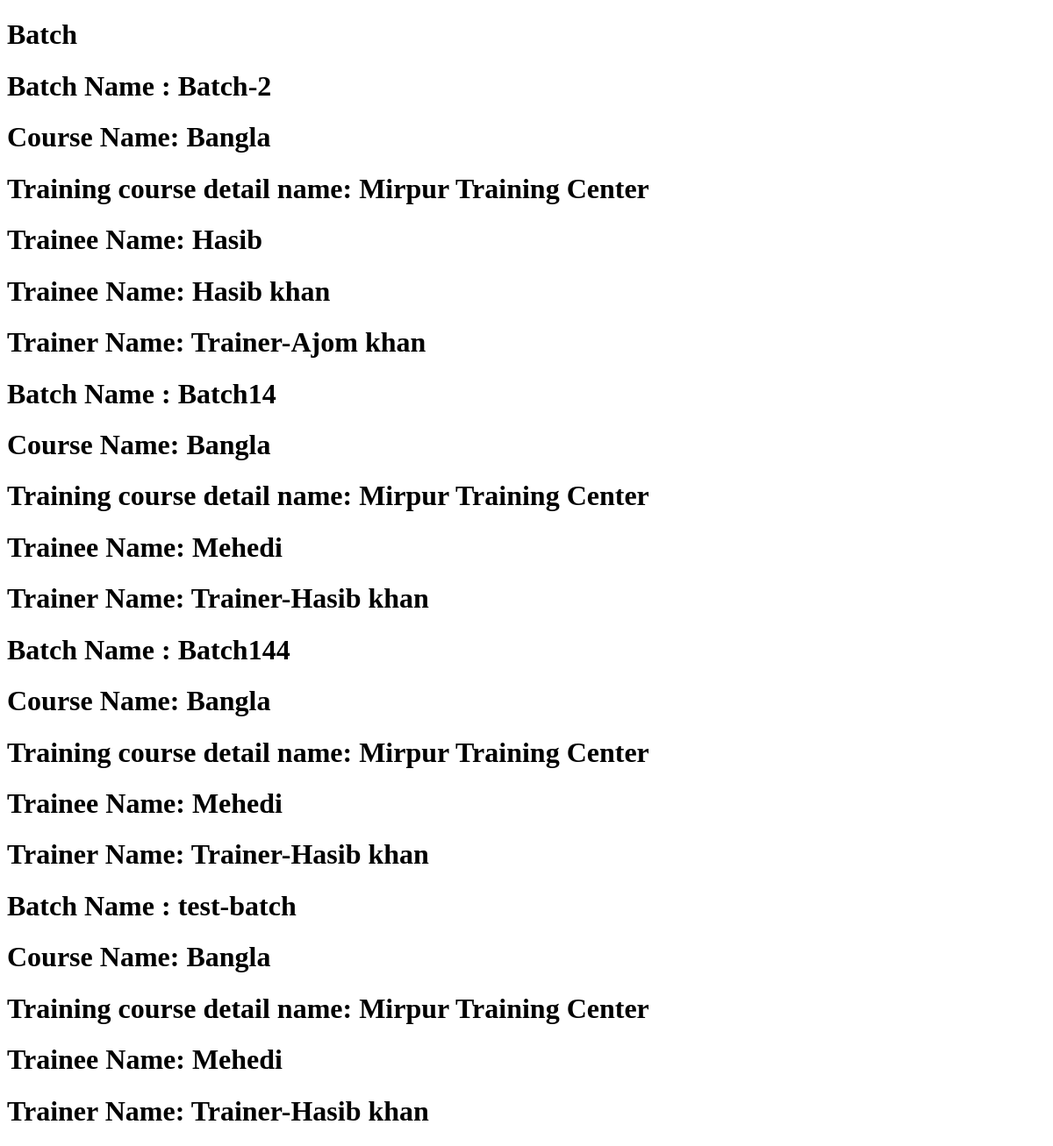
Before: / with the older database file.
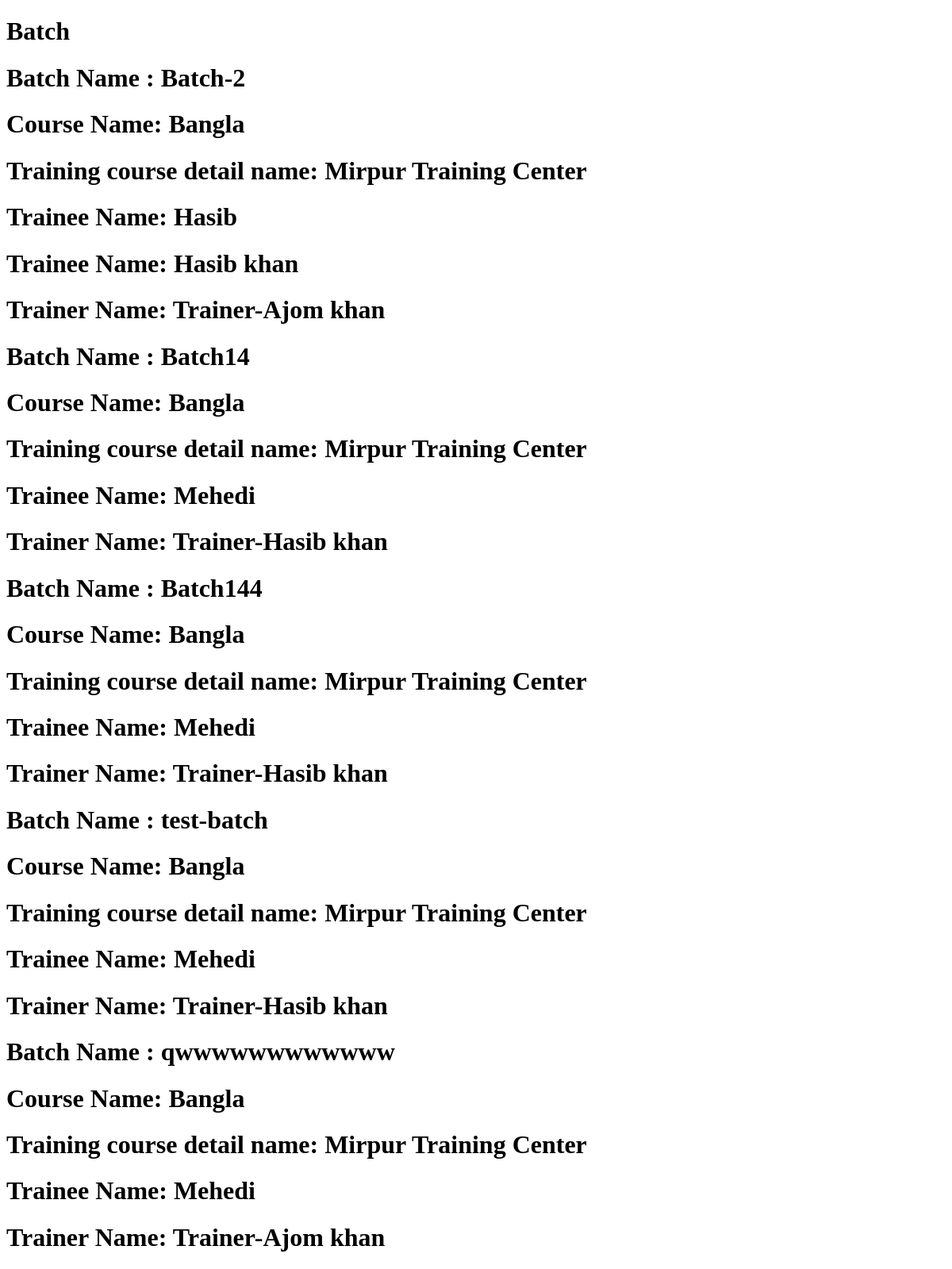
After: the same page with the newer database file.
### batch/models.py (models this page shows, shortened)
class Batch(models.Model):
    batch_name = models.CharField(max_length=200)
    trainee = models.ManyToManyField(Trainee)
    trainer = models.ManyToManyField(Trainer)
    coordinatior = models.ForeignKey(Coordinatior, on_delete=models.CASCADE)
    training_course_detail = models.ForeignKey(TrainingCourseDetail, on_delete=models.CASCADE, related_name='training_course_detail_rel')
    training_center = models.ForeignKey(TrainingCenter, on_delete=models.CASCADE)
    start_date = models.DateField(verbose_name="course year")
    end_date = models.DateField()
    @property
    def year(self):
        return self.start_date.year
    class Meta:
        verbose_name = 'Batch'
        verbose_name_plural = 'Batches'
        db_table = 'batch'

### training/models.py (models this page shows, shortened)
class TrainingCourseDetail(models.Model):
    name = models.CharField(max_length=200)
    course = models.ForeignKey(Course, on_delete=models.CASCADE, related_name='course_rel')
    organization = models.ForeignKey(Organization, on_delete=models.CASCADE)
    class Meta:
        verbose_name = 'Training Course Detail'
        verbose_name_plural = 'Training Course Details'
        db_table = 'training_course_detail'

### course/models.py (models this page shows, shortened)
class Course(models.Model):
    name = models.CharField(max_length=200)
    course_category = models.ForeignKey(CourseCategory, on_delete=models.CASCADE)
    class Meta:
        verbose_name = 'Course'
        verbose_name_plural = 'Courses'
        db_table = 'course_type'

### trainee/models.py (models this page shows, shortened)
class Trainee(models.Model):
    name = models.CharField(max_length=200, default="Hasib")
    nid = models.CharField(max_length=200)
    address = models.ForeignKey(Address, on_delete=models.CASCADE)
    contact = models.OneToOneField(Contact, on_delete=models.CASCADE)
    class Meta:
        verbose_name = 'Trainee'
        verbose_name_plural = 'Trainees'
        db_table = 'trainee'

### trainer/models.py (models this page shows, shortened)
class Trainer(models.Model):
    name = models.CharField(max_length=200, default='ajom khan')
    nid = models.CharField(max_length=200)
    address = models.ForeignKey(Address, on_delete=models.CASCADE)
    contact = models.OneToOneField(Contact, on_delete=models.CASCADE)
    class Meta:
        verbose_name = 'Trainer'
        verbose_name_plural = 'Trainers'
        db_table = 'trainer'

### course/views.py (the view)
# urls.py: path('', include('course.urls')),
def course(request):
    batch = Batch.objects.filter(training_course_detail__course__name='Bangla')
    context = {
        "batches": batch
    }
    return render(request, 'index.html', context)

### templates/index.html (shortened to what this page needs)
<!DOCTYPE html>
<html lang="en">
<head>
</head>
<body>
    <h1>Batch</h1>
    {% for batch in batches %}
       <h1> Batch Name : {{batch.batch_name}}</h1>
       <h1>Course Name: {{batch.training_course_detail.course.name}}</h1>
       <h1>Training course detail name: {{batch.training_course_detail.name}}</h1>
       {% for trainee in batch.trainee.all %}
        <h1>Trainee Name: {{trainee.name}}</h1>
       {% endfor %}
       {% for trainer in batch.trainer.all %}
        <h1>Trainer Name: {{trainer.name}}</h1>
       {% endfor %}
    {% endfor %}
</body>
</html>

Changed rows visible on the page:
added Batch: batch_name "qwwwwwwwwwwww", training_course_detail.course.name "Bangla", training_course_detail.name "Mirpur Training Center", Trainee (name "Mehedi"), Trainer (name "Trainer-Ajom khan")
